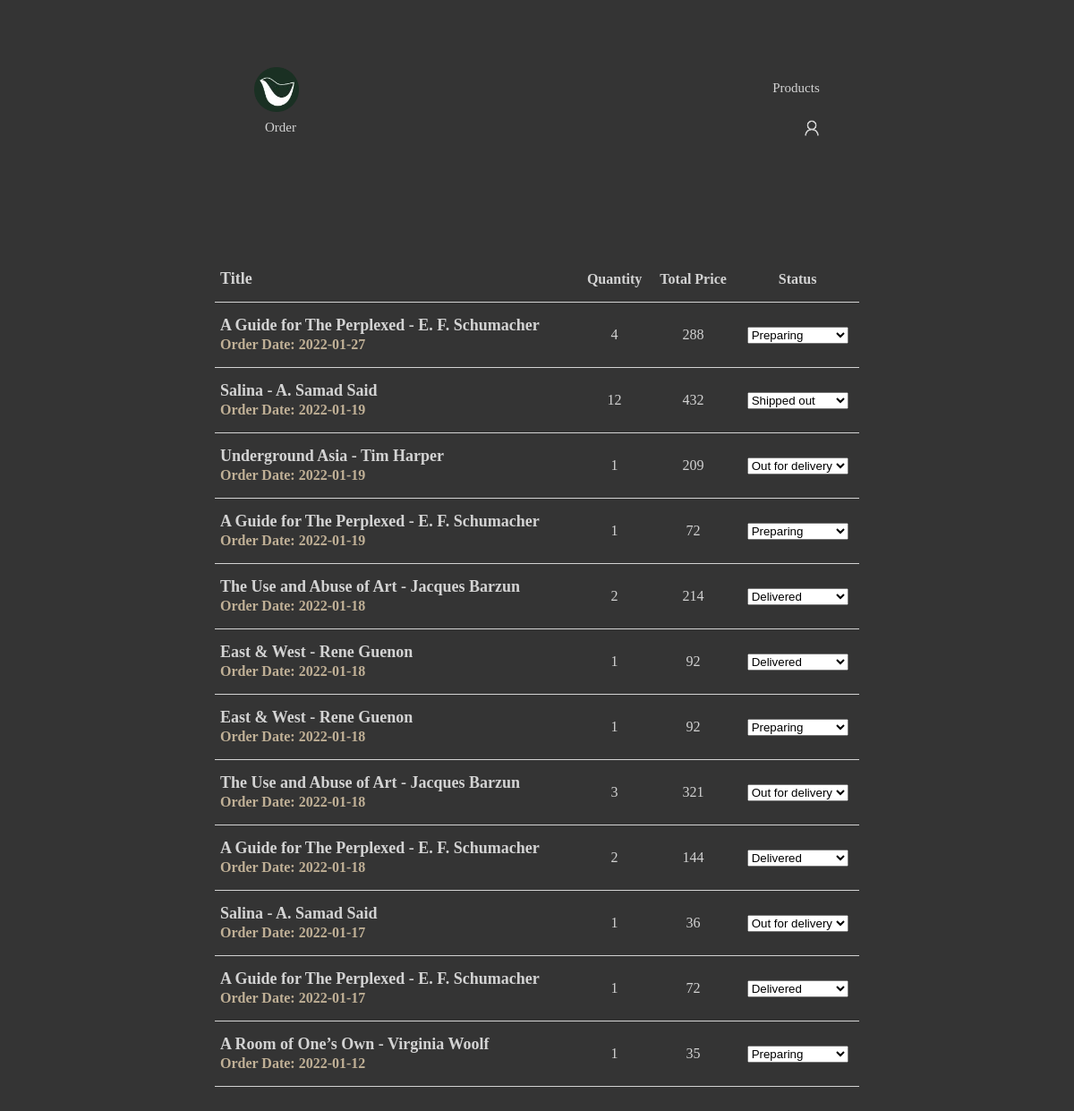
Page /view_order.php?id=3 on the committed database.
### tables this page shows
CREATE TABLE `manage_order` (
  `order_id` int(11) NOT NULL,
  `order_price` decimal(10,2) NOT NULL,
  `order_quantity` int(11) NOT NULL,
  `order_date` date NOT NULL DEFAULT current_timestamp(),
  `order_status` varchar(255) NOT NULL,
  `book_id` int(11) NOT NULL,
  `cust_id` int(11) NOT NULL
);

CREATE TABLE `book` (
  `book_id` int(11) NOT NULL,
  `book_title` varchar(255) NOT NULL,
  `book_category` varchar(50) NOT NULL,
  `book_price` decimal(10,2) NOT NULL,
  `book_pic` varchar(100) NOT NULL,
  `book_stock` int(11) NOT NULL,
  `book_desc` longtext NOT NULL,
  `book_sold` int(11) NOT NULL,
  `book_year` int(11) NOT NULL
);

### view_order.php (the view, shortened to what this page needs)
<?php include 'config.php'; session_start(); ?>
<!DOCTYPE html>
<html>
<head>
</head>
<body>
	<?php include 'navbarAdmin.php'; ?>
	<div class="container">
		<table>
			<tr>
				<th id="otitle">Title</th>
				<th id="oq">Quantity</th>
				<th id="ototal">Total Price</th>
				<th id="ostat">Status</th>
			</tr>
			<?php
				if (isset($_GET['id'])) {
					$id = $_GET['id'];
					$query = mysqli_query($link, "SELECT * FROM manage_order WHERE cust_id=$id ORDER BY order_date DESC");
					while ($row = mysqli_fetch_assoc($query)) {
						$bid = $row['book_id'];
						$date = $row['order_date'];
						$quantity = $row['order_quantity'];
						$price = $row['order_price'];
						$subTotal = $quantity * $price;
						$status = $row['order_status'];
						$sql = mysqli_query($link, "SELECT * FROM book WHERE book_id=$bid");
						while ($row = mysqli_fetch_assoc($sql)) {
							$title = $row['book_title'];
						}
						echo "
							<tr>
								<td id='otitle'>$title<br><span id='odate'>Order Date: $date</span></td>
								<td id='oq'>$quantity</td>
								<td id='ototal'>$subTotal</td>
								<td id='ostat'>";?>
									<?php echo "<form method='POST'>"; ?>
										<select onchange='this.form.submit()' name='statusUpdate'>
											<option value='Preparing' <?php if($status=='Preparing'){ echo "selected";}?>>Preparing</option>
											<option value='Shipped out' <?php if($status=='Shipped out'){ echo "selected";}?>>Shipped out</option>
											<option value='Out for delivery' <?php if($status=='Out for delivery'){ echo "selected";}?>>Out for delivery</option>
											<option value='Delivered' <?php if($status=='Delivered'){ echo "selected";}?>>Delivered</option>
										</select>
									</form>
						<?php
						echo "</td>
							</tr>";
					}
				}
			?>
		</table>
	</div>
</body>
</html>

### rows in the picture
manage_order: book.book_title "A Guide for The Perplexed - E. F. Schumacher", order_date "2022-01-27", order_quantity "4", subTotal "288"
manage_order: book.book_title "Salina - A. Samad Said", order_date "2022-01-19", order_quantity "12", subTotal "432", statusUpdate "Shipped out"
manage_order: book.book_title "Underground Asia - Tim Harper", order_date "2022-01-19", order_quantity "1", subTotal "209", statusUpdate "Out for delivery"
manage_order: book.book_title "A Guide for The Perplexed - E. F. Schumacher", order_date "2022-01-19", order_quantity "1", subTotal "72", statusUpdate "Preparing"
manage_order: book.book_title "The Use and Abuse of Art - Jacques Barzun", order_date "2022-01-18", order_quantity "2", subTotal "214", statusUpdate "Delivered"
manage_order: book.book_title "East & West - Rene Guenon", order_date "2022-01-18", order_quantity "1", subTotal "92", statusUpdate "Delivered"
manage_order: book.book_title "East & West - Rene Guenon", order_date "2022-01-18", order_quantity "1", subTotal "92", statusUpdate "Preparing"
manage_order: book.book_title "The Use and Abuse of Art - Jacques Barzun", order_date "2022-01-18", order_quantity "3", subTotal "321", statusUpdate "Out for delivery"
manage_order: book.book_title "A Guide for The Perplexed - E. F. Schumacher", order_date "2022-01-18", order_quantity "2", subTotal "144", statusUpdate "Delivered"
manage_order: book.book_title "Salina - A. Samad Said", order_date "2022-01-17", order_quantity "1", subTotal "36", statusUpdate "Out for delivery"
manage_order: book.book_title "A Guide for The Perplexed - E. F. Schumacher", order_date "2022-01-17", order_quantity "1", subTotal "72", statusUpdate "Delivered"
manage_order: book.book_title "A Room of One’s Own - Virginia Woolf", order_date "2022-01-12", order_quantity "1", subTotal "35", statusUpdate "Preparing"
